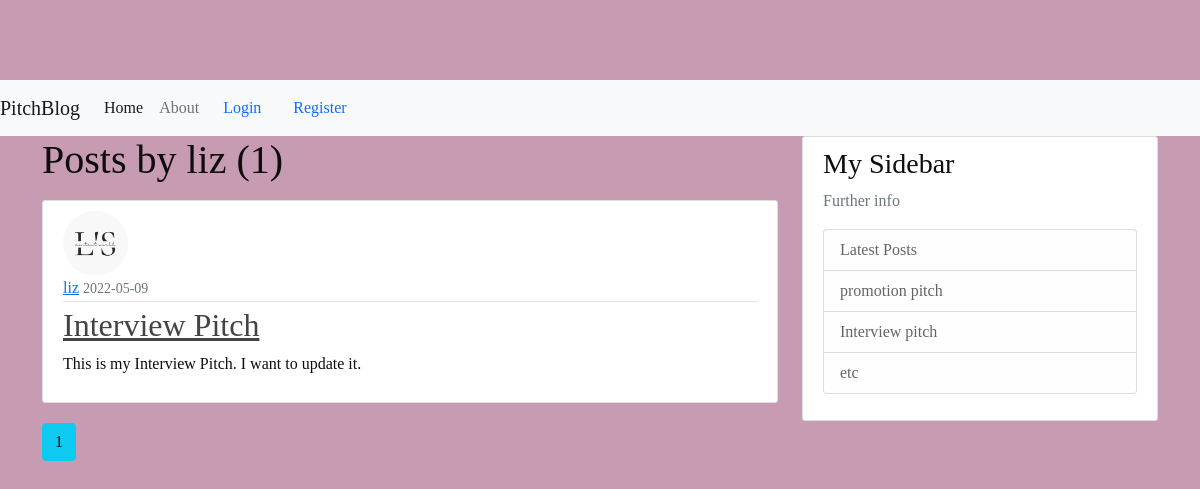
Before: /user/liz with the older database file.
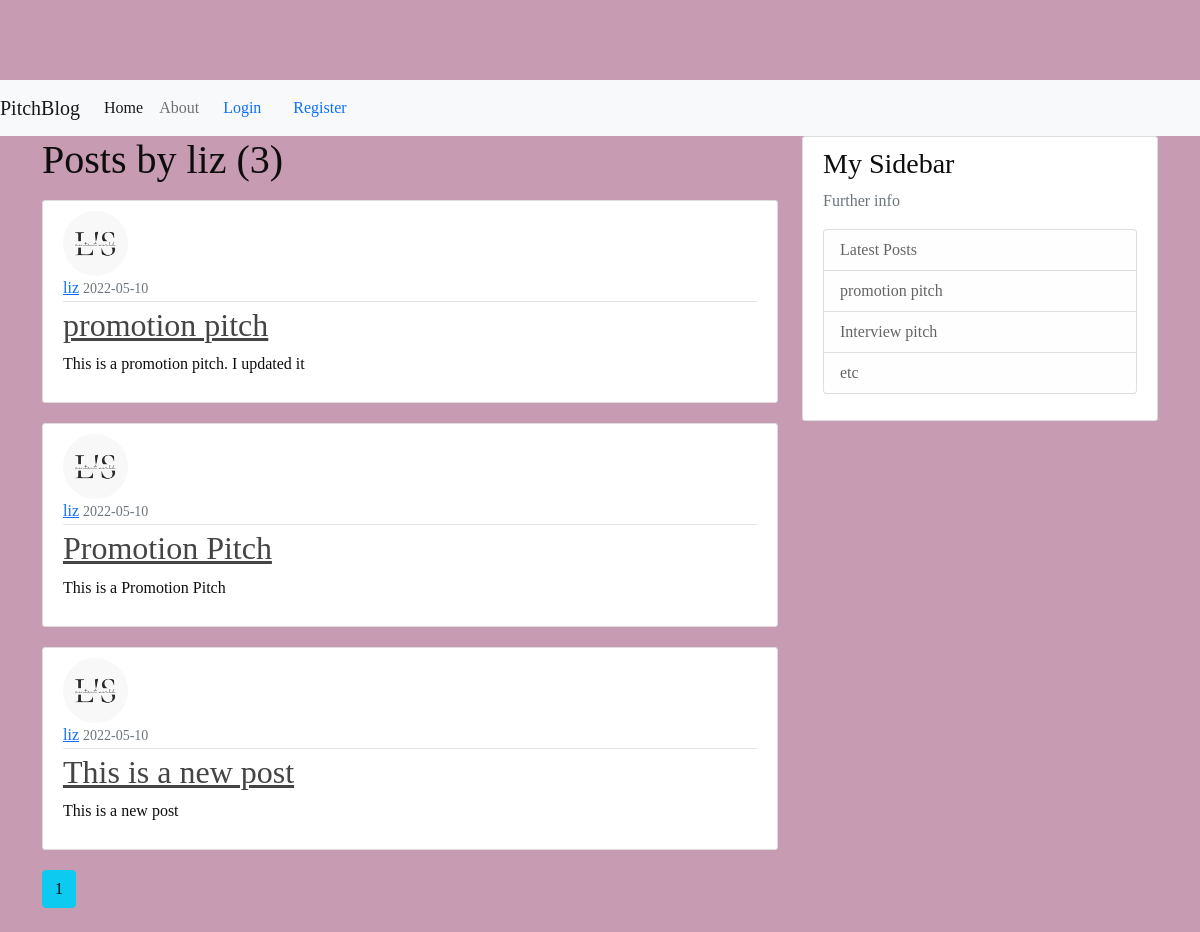
After: the same page with the newer database file.
### pitchblog/models.py (models this page shows, shortened)
class User(db.Model, UserMixin):
    id = db.Column(db.Integer, primary_key=True)
    username = db.Column(db.String(20), unique=True, nullable=False)
    email = db.Column(db.String(120), unique=True, nullable=False)
    image_file = db.Column(db.String(20), nullable=False, default='default.jpg')
    password = db.Column(db.String(60), nullable=False)
    posts = db.relationship('Post', backref='author', lazy=True)

class Post(db.Model):
    id = db.Column(db.Integer, primary_key=True)
    title = db.Column(db.String(100), nullable=False)
    date_posted = db.Column(db.DateTime, nullable=False, default=datetime.utcnow)
    content = db.Column(db.Text, nullable=False)
    user_id = db.Column(db.Integer, db.ForeignKey('user.id'), nullable=False)

### pitchblog/users/routes.py (the view)
@users.route("/user/<string:username>")
def user_posts(username):
    page = request.args.get('page', 1, type=int)
    user = User.query.filter_by(username=username).first_or_404()
    posts = Post.query.filter_by(author=user)\
        .order_by(Post.date_posted.desc())\
        .paginate(page=page, per_page=5)
    return render_template('user_posts.html', posts=posts, user=user)

### pitchblog/templates/user_posts.html
{% extends "base.html" %}
{% block content %}
    <h1 class="mb-3">Posts by {{ user.username }} ({{ posts.total }})</h1>
    {% for post in posts.items %}
        <article class="media content-section">
          <img class="rounded-circle article-img" src="{{ url_for('static', filename='profile_pics/' + post.author.image_file) }}">
          <div class="media-body">
            <div class="article-metadata">
              <a class="mr-2" href="{{ url_for('users.user_posts', username=post.author.username) }}">{{ post.author.username }}</a>
              <small class="text-muted">{{ post.date_posted.strftime('%Y-%m-%d') }}</small>
            </div>
            <h2><a class="article-title" href="{{ url_for('posts.post', post_id=post.id) }}">{{ post.title }}</a></h2>
            <p class="article-content">{{ post.content }}</p>
          </div>
        </article>
    {% endfor %}
    {% for page_num in posts.iter_pages(left_edge=1, right_edge=1, left_current=1, right_current=2) %}
      {% if page_num %}
        {% if posts.page == page_num %}
          <a class="btn btn-info mb-4" href="{{ url_for('users.user_posts', username=user.username, page=page_num) }}">{{ page_num }}</a>
        {% else %}
          <a class="btn btn-outline-info mb-4" href="{{ url_for('users.user_posts', username=user.username, page=page_num) }}">{{ page_num }}</a>
        {% endif %}
      {% else %}
        ...
      {% endif %}
    {% endfor %}
{% endblock content %}

### pitchblog/templates/base.html (shortened to what this page needs)
<!DOCTYPE html>
<html>
<head>
    <link rel="stylesheet" href="https://cdn.jsdelivr.net/npm/bootstrap@5.1.3/dist/css/bootstrap.min.css">
    <link rel="stylesheet" type="text/css" href="{{ url_for('static', filename='blogs.css') }}">
</head>
<body>
  <nav class="navbar navbar-expand-lg navbar-light bg-light">
    <a class="navbar-brand" href="#">PitchBlog</a>
    <div class="collapse navbar-collapse" id="navbarNavAltMarkup">
      <div class="navbar-nav">
        <a class="nav-item nav-link active" href="{{ url_for('main.home') }}">Home</a>
        <a class="nav-item nav-link" href="{{ url_for('main.about') }}">About</a>
      </div>
      {% if current_user.is_authenticated %}
      <a class="nav-item nav-link" href="{{ url_for('posts.new_post') }}">New Post</a>
      <a class="nav-item nav-link" href="{{ url_for('users.account') }}">Account</a>
      <a class="nav-item nav-link" href="{{ url_for('users.logout') }}">Logout</a>
    {% else %}
      <a class="nav-item nav-link" href="{{ url_for('users.login') }}">Login</a>
      <a class="nav-item nav-link" href="{{ url_for('users.register') }}">Register</a>
    {% endif %}
    </div>
  </nav>
    <main role="main" class="container">
      <div class="row">
        <div class="col-md-8">
          {% block content %}
          {% endblock %}
        </div>
        <div class="col-md-4">
          <div class="content-section">
            <h3>My Sidebar</h3>
            <p class='text-muted'>Further info
              <ul class="list-group">
                <li class="list-group-item list-group-item-light">Latest Posts</li>
                <li class="list-group-item list-group-item-light">promotion pitch</li>
                <li class="list-group-item list-group-item-light">Interview pitch</li>
                <li class="list-group-item list-group-item-light">etc</li>
              </ul>
            </p>
          </div>
        </div>
      </div>
    </main>
</body>
</html>

### pitchblog/static/blogs.css (style rules this page uses)
body { background: #c79bb1; color: #0e0d0d; margin-top: 5rem; font-family: 'Cormorant Garamond', serif;; }
.content-section { background: #ffffff; padding: 10px 20px; border: 1px solid #dddddd; border-radius: 3px; margin-bottom: 20px; }
.article-title { color: #444444; }
.article-content { white-space: pre-line; }
.article-img { height: 65px; width: 65px; margin-right: 16px; }
.article-metadata { padding-bottom: 1px; margin-bottom: 4px; border-bottom: 1px solid #e3e3e3 }

Changed rows visible on the page:
added Post: image_file (picture), author.username "liz", date_posted "2022-05-10", title "promotion pitch", content "This is a promotion pitch. I updated it"
now on this page (row edited): Post: image_file (picture), author.username "liz", date_posted "2022-05-10", title "Promotion Pitch", content "This is a Promotion Pitch"
changed Post: date_posted "2022-05-09" → "2022-05-10"; title "Interview Pitch" → "This is a new post"; content "This is my Interview Pitch. I want to update it." → "This is a new post"
Other visible differences:
{{ posts.total }}: "1" → "3"
